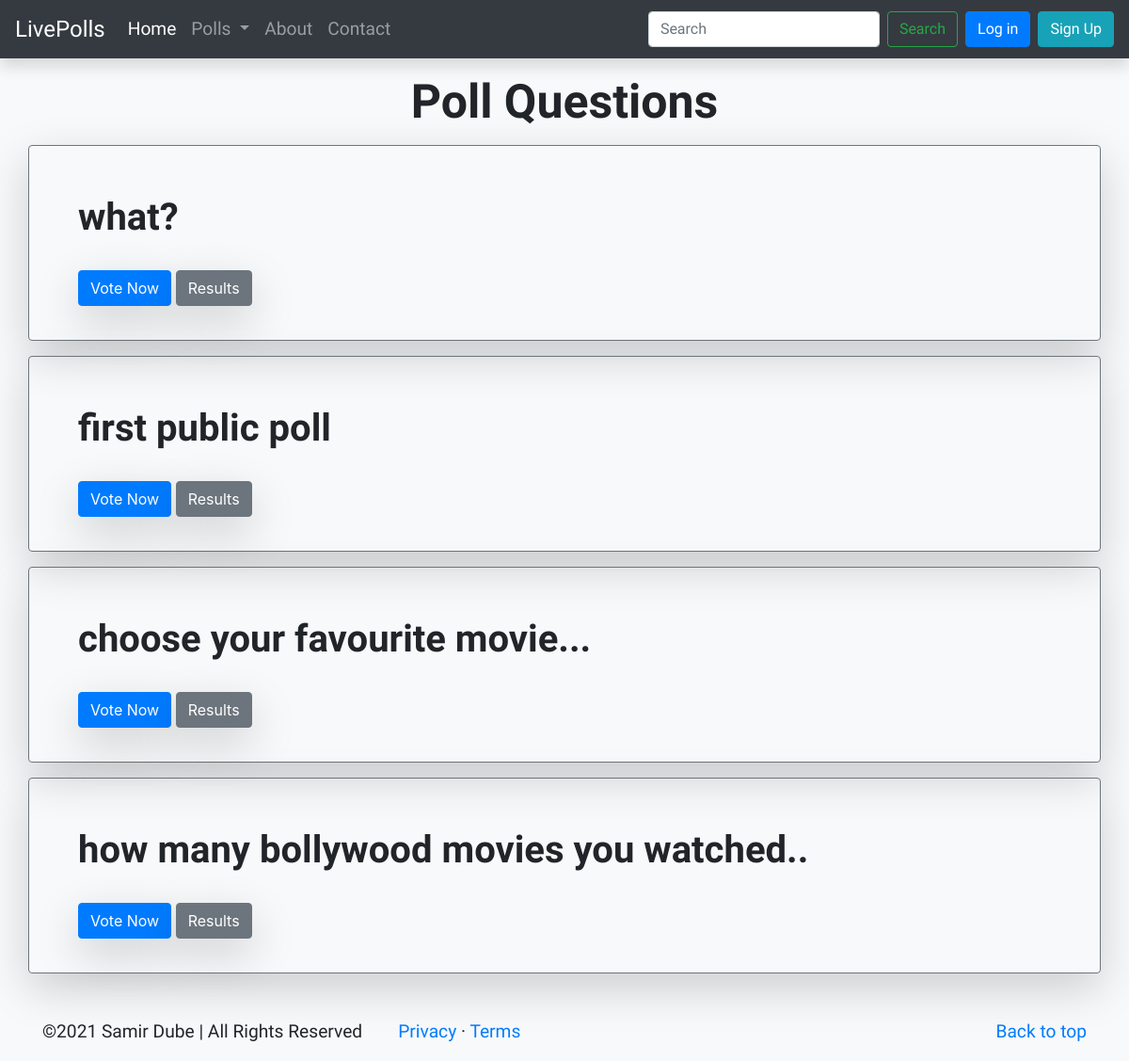
Before: /users/publicpolls with the older database file.
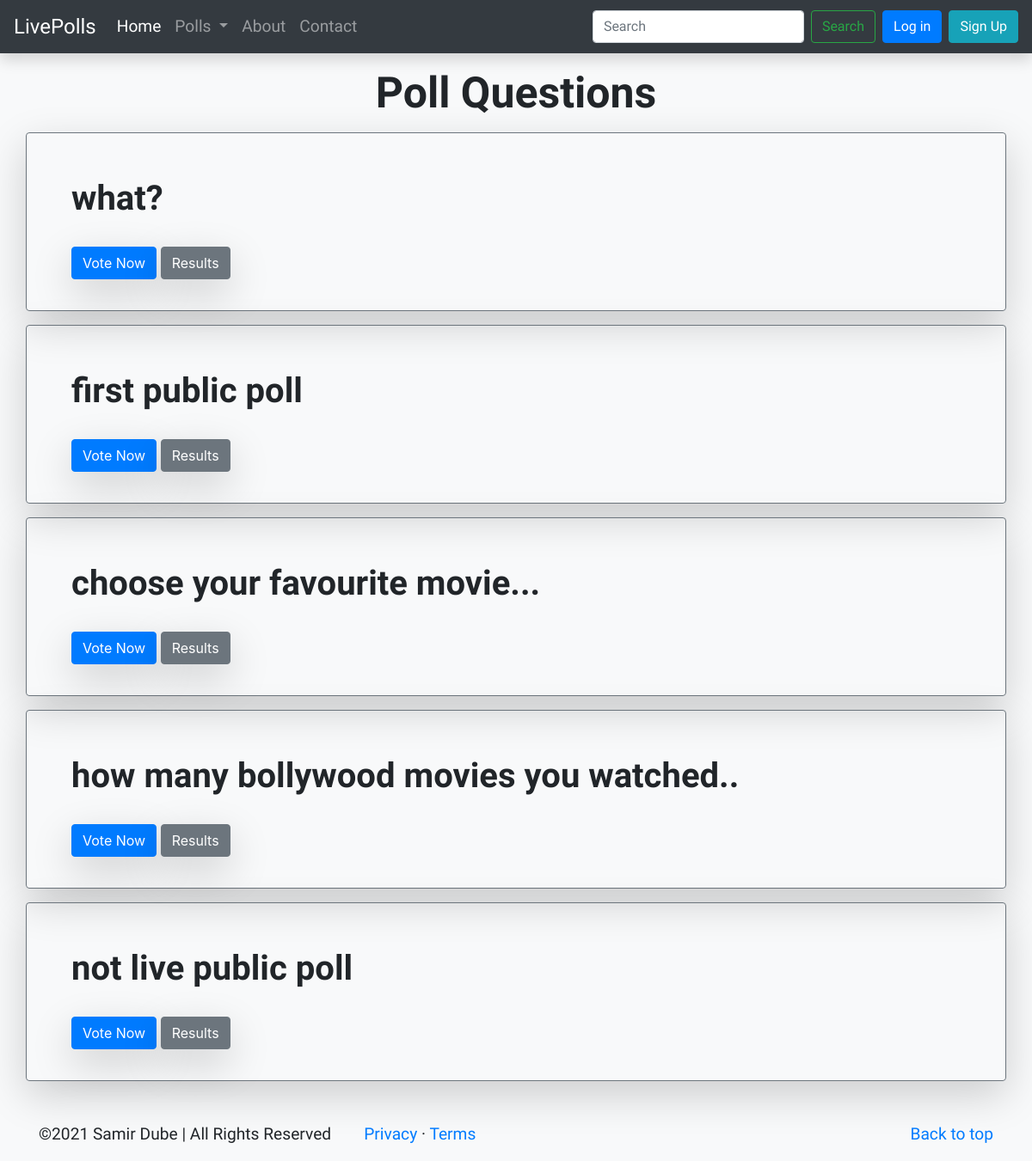
After: the same page with the newer database file.
### users/models.py (models this page shows, shortened)
class Question(models.Model):
    sno= models.AutoField(primary_key=True)
    question_text = models.CharField(max_length=200)
    livestatus = models.BooleanField(default=True)
    publicstatus = models.CharField(max_length=50)
    user=models.ForeignKey(User, on_delete=models.CASCADE)
    timestamp = models.DateTimeField(default=now)

### users/views.py (the view)
# urls.py: path('/publicpolls', views.publicpolls, name='publicpolls'),
def publicpolls(request):
    latest_question_list = Question.objects.all()
    context = {'latest_question_list': latest_question_list}
    return render(request, 'users/publicpolls.html', context)

### templates/users/publicpolls.html (shortened to what this page needs)
{% extends 'base.html' %}
{% block content %}
  <h1 class="text-center my-3 fontPangolin" style="font-size:50px; font-weight: bolder;">Poll Questions</h1>
  {% if latest_question_list %}
    {% for question in latest_question_list %}
      {% if question.publicstatus ==  'public' %}
        <div class="container mt-3 p-3 border rounded border-secondary shadow-lg">
          <div class="card-body">
            <h3 class="m-3 fontPangolin" style="font-size:40px; font-weight: 800;">{{ question.question_text }}</h3>
            <a href="{% url 'users:details' question.sno %}" class="btn btn-primary ml-3 mt-3 shadow-lg">Vote Now</a>
            <a href="{% url 'users:results' question.sno %}" class="btn btn-secondary mt-3 shadow-lg">Results</a>
          </div>
        </div>
      {% endif %}
    {% endfor %}
  {% else %}
    <p>No polls available</p>
  {% endif %}
{% endblock %}

Changed rows visible on the page:
added Question: question_text "not live public poll"
